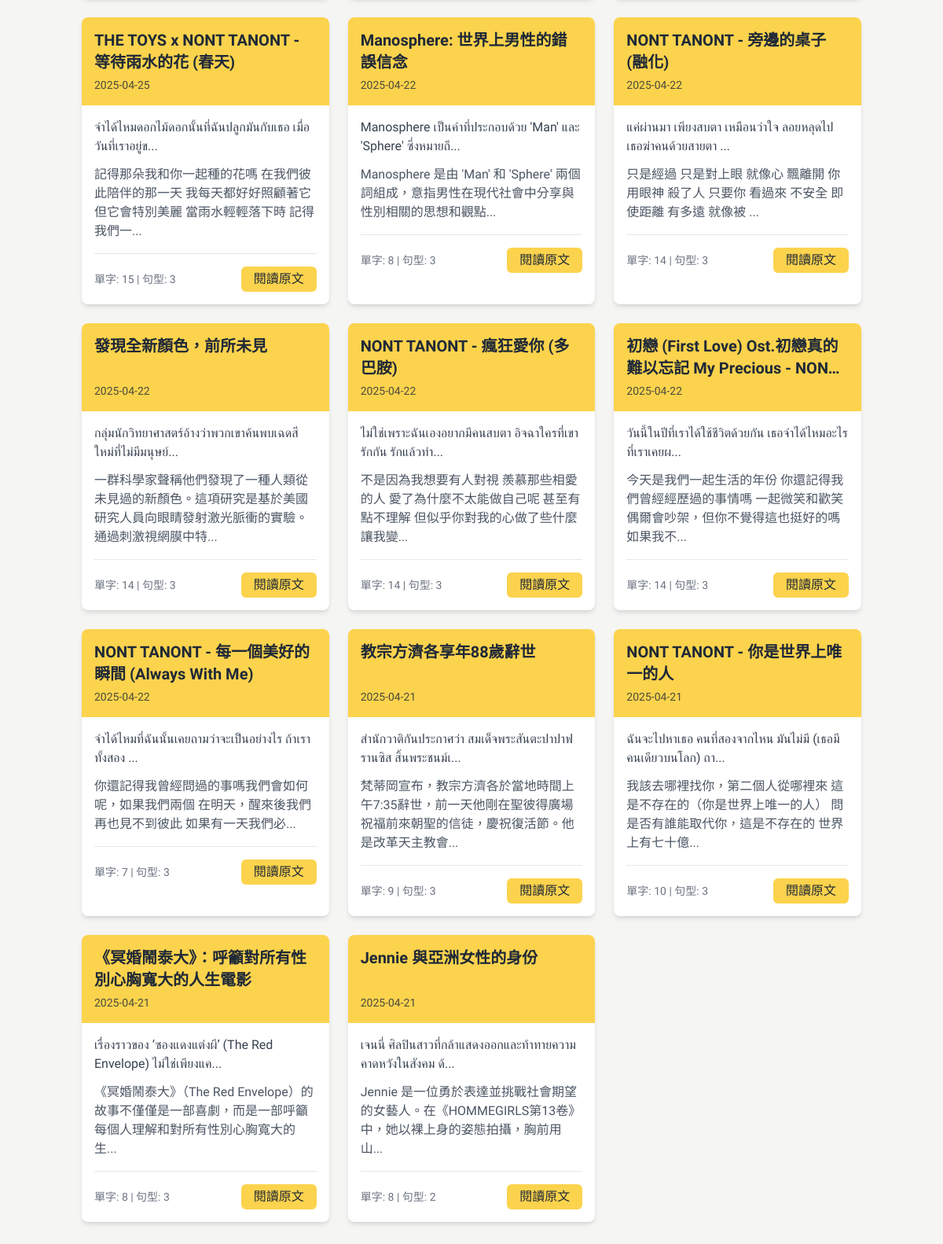
Before: / (lower part) with the older database file.
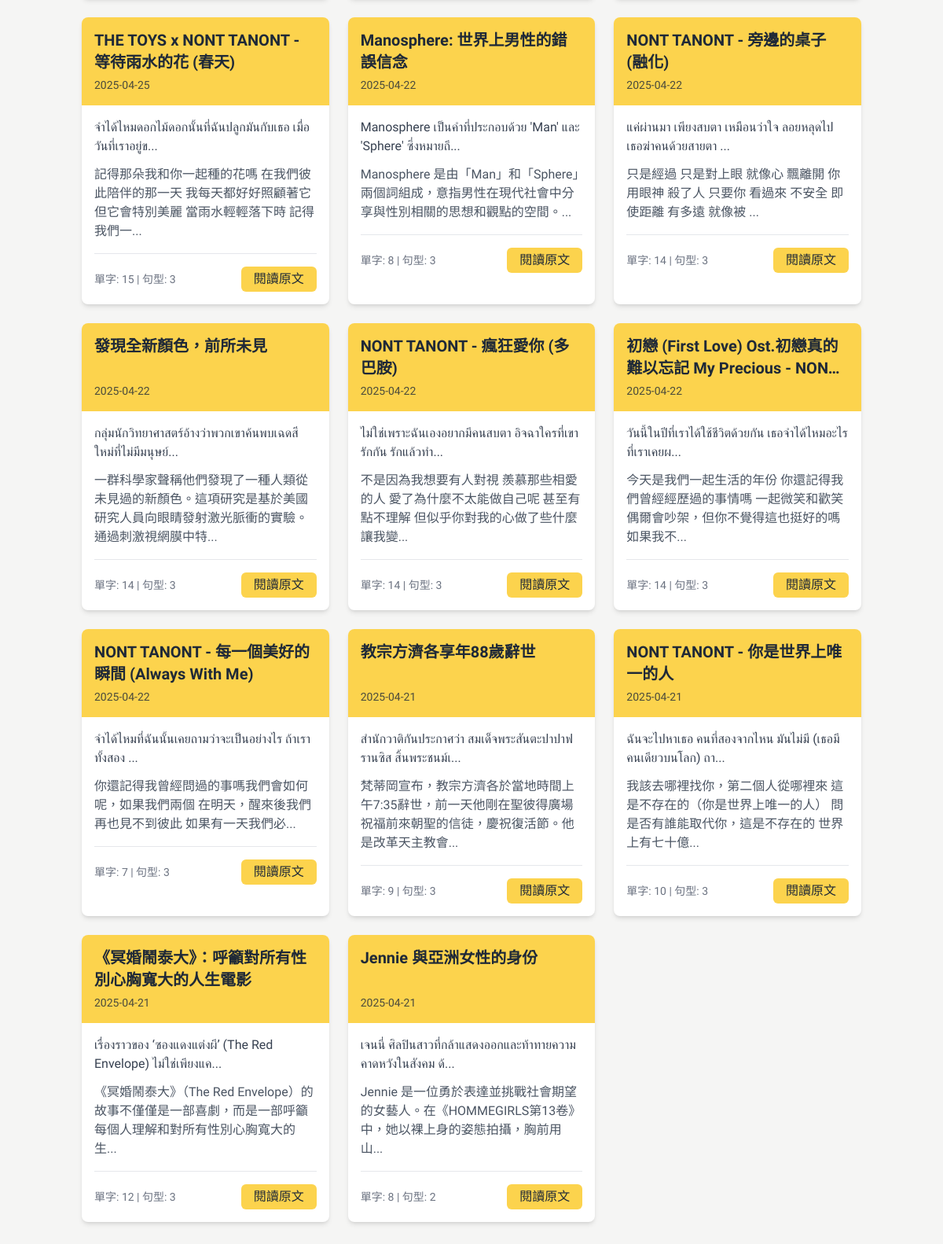
After: the same page with the newer database file.
### tables this page shows
CREATE TABLE Article (
            id INTEGER PRIMARY KEY AUTOINCREMENT,
            title TEXT,
            chineseTitle TEXT,
            content TEXT,
            chineseContent TEXT,
            category TEXT,
            url TEXT,
            status TEXT,
            createdAt TEXT,
            updatedAt TEXT,
            authorId INTEGER
        );

### app_sqlite.py (the view)
@app.route('/')
def index():
    conn = get_db_connection()
    articles = conn.execute('SELECT * FROM Article WHERE status = "published" ORDER BY createdAt DESC').fetchall()
    article_data = []
    for article in articles:
        article_id = article['id']
        word_count = conn.execute('SELECT COUNT(*) FROM WordArticle WHERE articleId = ?', (article_id,)).fetchone()[0]
        grammar_count = conn.execute('SELECT COUNT(*) FROM GrammarArticle WHERE articleId = ?', (article_id,)).fetchone()[0]
        category = article['category']
        if category and '_' in category:
            main_cat, sub_cat = category.split('_', 1)
        else:
            main_cat, sub_cat = 'uncategorized', 'uncategorized'
        article_data.append({
            **dict(article),
            'wordCount': word_count,
            'grammarCount': grammar_count,
            'mainCategory': main_cat,
            'subCategory': sub_cat
        })
    conn.close()
    return render_template('index_adjust.html', articles=article_data)

### app_sqlite.py (called while the page is built)
def get_db_connection():
    base_path = os.path.dirname(os.path.abspath(__file__))
    db_path = os.path.join(base_path, 'data.db')
    conn = sqlite3.connect(db_path)  # SQLite 檔名
    conn.row_factory = sqlite3.Row     # 讓取出的資料像字典一樣操作
    return conn

### templates/index_adjust.html (shortened to what this page needs)
<!DOCTYPE html>
<html lang="zh-TW">
<head>
  <script src="https://cdn.tailwindcss.com"></script>
</head>
<body>
<div class="container mx-auto px-4 py-8">
  <div id="articles" class="tab-content">
    <div class="mb-8">
      <div class="grid grid-cols-1 md:grid-cols-2 lg:grid-cols-3 gap-6">
        {% for article in articles %}
        <div class="bg-white rounded-lg shadow-md overflow-hidden hover:shadow-lg transition-shadow duration-300 article-card" data-main="{{ article.category.split('_')[0] }}" data-sub="{{ article.category.split('_')[1] }}">
        <div class="gradient-bg p-4 h-28 flex flex-col justify-between">
          <h3 class="text-xl font-semibold leading-snug line-clamp-2 break-words">{{ article.chineseTitle }}</h3>
          <p class="text-sm opacity-80">{{ article.createdAt[:10] }}</p>
        </div>
          <div class="p-4">
            <div class="flex flex-col justify-between h-full">
              <div>
                <p class="thai-text mb-3 text-gray-700">{{ article.content[:60] }}...</p>
                <p class="mb-4 text-gray-600">{{ article.chineseContent[:60] }}...</p>
              </div>
              <div class="mt-auto pt-4 border-t flex justify-between items-center">
                <span class="text-sm text-gray-500">單字: {{ article.wordCount }} | 句型: {{ article.grammarCount }}</span>
                <a href="/article/{{ article.id }}" class="bg-[var(--main-color)] hover:bg-[var(--main-color-hover)] text-[var(--main-color-dark)] hover:text-white px-4 py-1 rounded-md transition-colors">閱讀原文</a>
              </div>
            </div>
          </div>
        </div>
      {% endfor %}
      </div>
    </div>
  </div>
</div>
</body>
</html>

Changed rows visible on the page:
changed Article "Manosphere: 世界上男性的錯誤信念": chineseContent "Manosphere 是由 'Man' 和 'Sphere' 兩個詞組成，意指男性在現代社會中分享與性別相關的思想和觀點" → "Manosphere 是由「Man」和「Sphere」兩個詞組成，意指男性在現代社會中分享與性別相關的思想和觀點的空間。"
computed for Article "《冥婚鬧泰大》：呼籲對所有性別心胸寬大的人生電影": wordCount "8" → "12"
